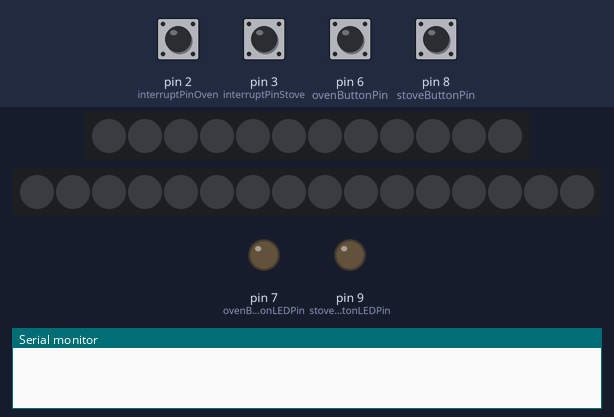
Simulated run of this sketch. Board: Arduino Uno, built with avr-gcc and run on an emulated ATmega328P. On the bench: 12 RGB LEDs in strip order, left to right, 16 RGB LEDs in strip order, left to right, output pins drawn as LEDs (lit = HIGH), the last lines printed to the serial monitor. The inputs (shaded band) are chosen by the test bench; at power-on: pin 2 (interruptPinOven), pin 3 (interruptPinStove), pin 6 (ovenButtonPin), pin 8 (stoveButtonPin) HIGH. Dim RGB values are drawn brighter than linear.

Above: at 1.2 s.
1.3 s: pin 6 (ovenButtonPin) pulled LOW for 0.15 s
2.0 s: pin 2 (interruptPinOven) pulled LOW for 0.15 s
At 2.23 s:
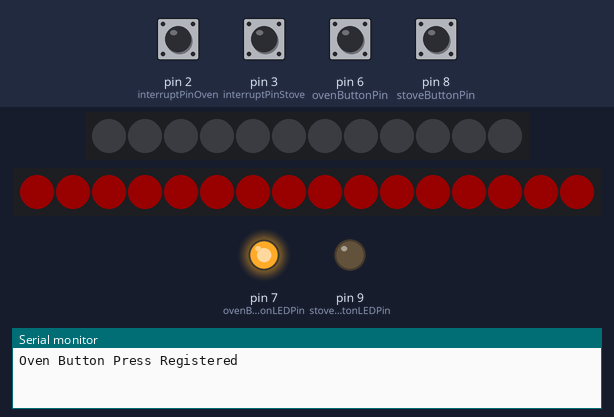
2.7 s: pin 3 (interruptPinStove) pulled LOW for 0.15 s
3.4 s: pin 2 (interruptPinOven) pulled LOW for 1 s
At 4.84 s:
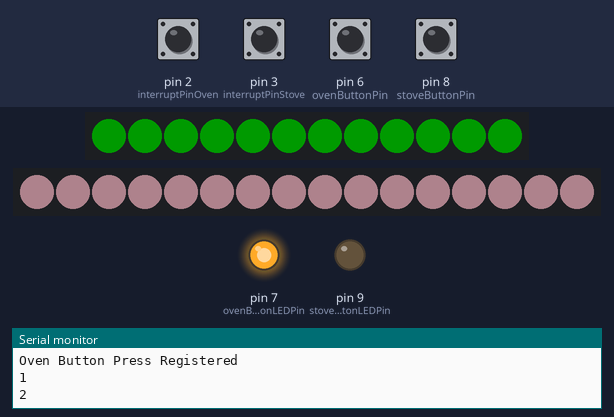
5.0 s: pin 6 (ovenButtonPin) pulled LOW for 1 s
At 5.77 s:
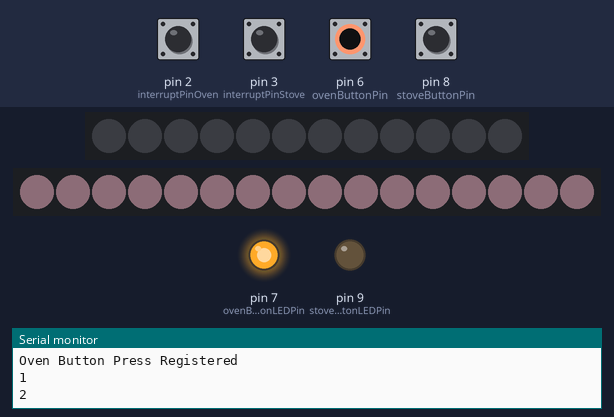
6.6 s: pin 3 (interruptPinStove) pulled LOW for 1 s
At 7.94 s:
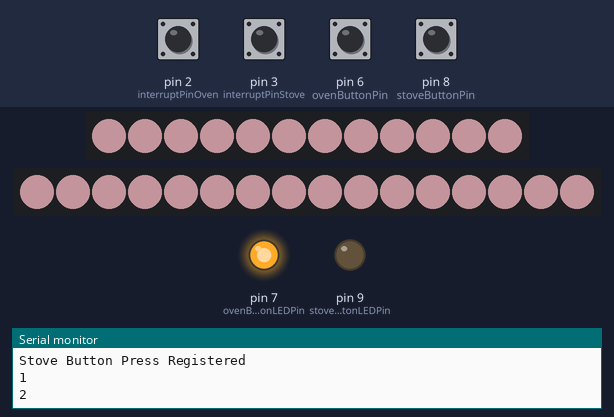
Timing chart, 0 to 9.2 s (numbered marks = the images above; inputs shaded):
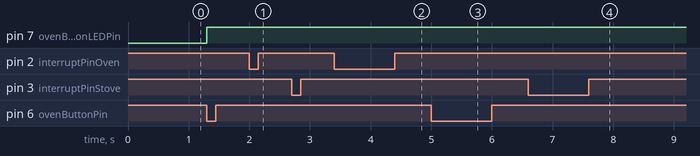

The sketch:

playKitchenCodev2.ino
```cpp
// So the code is a little janky but it works. If you want to change the colors that should be pretty easy to do.

#include "FastLED.h"

// ***** LUMENATI VARIABLES *******
//Number of LEDs
#define NUM_LEDS_STOVE 12 // stove
#define NUM_LEDS_OVEN 16 // oven

//Define our clock and data lines for the lumenati strip
#define DATA_PIN_STOVE 13
#define CLOCK_PIN_STOVE 12
#define DATA_PIN_OVEN 11
#define CLOCK_PIN_OVEN 10

#define WAIT 20
#define MAXBRIGHTNESS 100
#define MINBRIGHTNESS 10

//Create the LED array for the strip
CRGB ledsStove[NUM_LEDS_STOVE];
CRGB ledsOven[NUM_LEDS_OVEN];

// ******** Cycle Variables *********
const byte interruptPinStove = 3;
const byte interruptPinOven = 2;
int stoveButtonState = LOW;
int ovenButtonState = LOW;
int modButtonCycleStove = 0;
int modButtonCycleOven = 0;

const int maxCycles = 4; // same for both oven and stove

// Interrupt debounce variable
static unsigned long last_interrupt_time = 0;

// ************ Cool Button Variables ********
// Connect both C1: Common Pin and - LED Pin on button to GND
// Sparkfun says you don't need a resistor, already included.
const int stoveButtonPin = 8; // Connected to NO1 pin: Normally Open Pin
const int stoveButtonLEDPin = 9; // Connected to the + LED Pin
const int ovenButtonPin = 6;
const int ovenButtonLEDPin = 7;


void setup() {

  //Tell FastLED what we're using. Note "BGR" where you might normally find "RGB".
  //This is just to rearrange the order to make all the colors work right.
  FastLED.addLeds<APA102, DATA_PIN_STOVE, CLOCK_PIN_STOVE, BGR>(ledsStove, NUM_LEDS_STOVE);
  FastLED.addLeds<APA102, DATA_PIN_OVEN, CLOCK_PIN_OVEN, BGR>(ledsOven, NUM_LEDS_OVEN);

  //Set global brightness
  FastLED.setBrightness(0);

  pinMode(interruptPinStove, INPUT_PULLUP);
  pinMode(interruptPinOven, INPUT_PULLUP);
  attachInterrupt(digitalPinToInterrupt(interruptPinStove), cycleStove, RISING);
  attachInterrupt(digitalPinToInterrupt(interruptPinOven), cycleOven, RISING);

  pinMode(ovenButtonPin, INPUT_PULLUP);
  pinMode(ovenButtonLEDPin, OUTPUT);
  pinMode(stoveButtonPin, INPUT_PULLUP);
  pinMode(stoveButtonLEDPin, OUTPUT);

  Serial.begin(9600);
}

void loop() {

  stoveButtonState = digitalRead(stoveButtonPin);
  ovenButtonState = digitalRead(ovenButtonPin);

  // **** STOVE MAIN LOOP ****
  if (stoveButtonState == LOW) {
    digitalWrite(stoveButtonLEDPin, HIGH); // turn on the button LED
    if (modButtonCycleStove == 0)
    {
      glowRed(NUM_LEDS_STOVE, ledsStove);
    }
    else if (modButtonCycleStove == 1) {
      glowGreen(NUM_LEDS_STOVE, ledsStove);
    }
    else if (modButtonCycleStove == 2) {
      glowPink(NUM_LEDS_STOVE, ledsStove);
    }
    else {
      glowBlue(NUM_LEDS_STOVE, ledsStove);
    }
    //delay(WAIT);

  }
  else {
    digitalWrite(stoveButtonLEDPin, LOW);
    // turn all LEDs off
    for (int led = 0; led < NUM_LEDS_STOVE; led++) {
      ledsStove[led] = CRGB::Black;
    }
    FastLED.show();
  }

  // **** OVEN MAIN LOOP ****
  if (ovenButtonState == LOW) {
    digitalWrite(ovenButtonLEDPin, HIGH); // turn on the button LED
    if (modButtonCycleOven == 0)
    {
      glowRed(NUM_LEDS_OVEN, ledsOven);
    }
    else if (modButtonCycleOven == 1) {
      glowGreen(NUM_LEDS_OVEN, ledsOven);
    }
    else if (modButtonCycleOven == 2) {
      glowPink(NUM_LEDS_OVEN, ledsOven);
    }
    else {
      glowBlue(NUM_LEDS_OVEN, ledsOven);
    }
    //delay(WAIT);

  }
  else {
    digitalWrite(ovenButtonLEDPin, LOW);
    // turn all LEDs off
    for (int led = 0; led < NUM_LEDS_OVEN; led++) {
      ledsOven[led] = CRGB::Black;
    }
    FastLED.show();
  }

}

// ******** SUB FUNCTIONS ***************

// Interrupt function to change the "cycle" STOVE
void cycleStove() {
  unsigned long interrupt_time = millis();
  Serial.println("Stove Button Press Registered");
  if (interrupt_time - last_interrupt_time > 500)
  {
    Serial.println(modButtonCycleStove);
    if (modButtonCycleStove < maxCycles - 1) {
      modButtonCycleStove++;
    }
    else {
      modButtonCycleStove = 0;
    }
    // so it instantly changes color when pressed. Seems janky but I kinda like the flash of color even if "main" button is not depressed.
    if (modButtonCycleStove == 0)
    {
      glowRed(NUM_LEDS_STOVE, ledsStove);
    }
    else if (modButtonCycleStove == 1) {
      glowGreen(NUM_LEDS_STOVE, ledsStove);
    }
    else if (modButtonCycleStove == 2) {
      glowPink(NUM_LEDS_STOVE, ledsStove);
    }
    else {
      glowBlue(NUM_LEDS_STOVE, ledsStove);
    }
  }
  else {
    Serial.println("Multiple presses");
  }
  last_interrupt_time = interrupt_time;
  Serial.println(modButtonCycleStove); //debugging
}

// Interrupt function to change the "cycle" OVEN
void cycleOven() {
  unsigned long interrupt_time = millis();
  Serial.println("Oven Button Press Registered");
  if (interrupt_time - last_interrupt_time > 500)
  {
    Serial.println(modButtonCycleOven);
    if (modButtonCycleOven < maxCycles - 1) {
      modButtonCycleOven++;
    }
    else {
      modButtonCycleOven = 0;
    }
    if (modButtonCycleOven == 0)
    {
      glowRed(NUM_LEDS_OVEN, ledsOven);
    }
    else if (modButtonCycleOven == 1) {
      glowGreen(NUM_LEDS_OVEN, ledsOven);
    }
    else if (modButtonCycleOven == 2) {
      glowPink(NUM_LEDS_OVEN, ledsOven);
    }
    else {
      glowBlue(NUM_LEDS_OVEN, ledsOven);
    }
  }
  else {
    Serial.println("Multiple presses");
  }
  last_interrupt_time = interrupt_time;
  Serial.println(modButtonCycleOven);
}


// ***** COLOR GLOWING FUNCTIONS BELOW ********

// glow red function
void glowRed(int numLEDS, CRGB ledArray[]) {
  // turn all LEDs on
  //Set global brightness
  FastLED.setBrightness(0);

  for (int led = 0; led < numLEDS; led++) {
    ledArray[led] = CRGB::Maroon;
  }
  FastLED.show();

  // glowing UP
  for (int t = MINBRIGHTNESS; t < MAXBRIGHTNESS; t++) {
    FastLED.setBrightness(t);
    FastLED.show();
    delay(WAIT);
  }

  // glowing DOWN
  for (int t = MAXBRIGHTNESS; t > MINBRIGHTNESS; t--) {
    FastLED.setBrightness(t);
    FastLED.show();
    delay(WAIT);
  }
}

// glow pink function
void glowPink(int numLEDS, CRGB ledArray[]) {
  // turn all LEDs on
  //Set global brightness
  FastLED.setBrightness(0);

  for (int led = 0; led < numLEDS; led++) {
    ledArray[led] = CRGB::Pink;
  }
  FastLED.show();

  // glowing UP
  for (int t = MINBRIGHTNESS; t < MAXBRIGHTNESS; t++) {
    FastLED.setBrightness(t);
    FastLED.show();
    delay(WAIT);
  }

  // glowing DOWN
  for (int t = MAXBRIGHTNESS; t > MINBRIGHTNESS; t--) {
    FastLED.setBrightness(t);
    FastLED.show();
    delay(WAIT);
  }
}

// glow blue function
void glowBlue(int numLEDS, CRGB ledArray[]) {
  // turn all LEDs on
  //Set global brightness
  FastLED.setBrightness(0);

  for (int led = 0; led < numLEDS; led++) {
    ledArray[led] = CRGB::DeepSkyBlue;
  }
  FastLED.show();

  // glowing UP
  for (int t = MINBRIGHTNESS; t < MAXBRIGHTNESS; t++) {
    FastLED.setBrightness(t);
    FastLED.show();
    delay(WAIT);
  }

  // glowing DOWN
  for (int t = MAXBRIGHTNESS; t > MINBRIGHTNESS; t--) {
    FastLED.setBrightness(t);
    FastLED.show();
    delay(WAIT);
  }
}

// glow green function
void glowGreen(int numLEDS, CRGB ledArray[]) {
  // turn all LEDs on
  //Set global brightness
  FastLED.setBrightness(0);

  for (int led = 0; led < numLEDS; led++) {
    ledArray[led] = CRGB::Green;
  }
  FastLED.show();

  // glowing UP
  for (int t = MINBRIGHTNESS; t < MAXBRIGHTNESS; t++) {
    FastLED.setBrightness(t);
    FastLED.show();
    delay(WAIT);
  }

  // glowing DOWN
  for (int t = MAXBRIGHTNESS; t > MINBRIGHTNESS; t--) {
    FastLED.setBrightness(t);
    FastLED.show();
    delay(WAIT);
  }
}
```

Measured:
- after the input at 1.3 s, pin 7 (ovenButtonLEDPin): LOW → HIGH at once
- after the input at 5.0 s, pin 7 (ovenButtonLEDPin): stays HIGH (without the input it goes to LOW after 0.56 s)
- after the input at 6.6 s, the LEDs: first differ from a run without the input after 1.2 s (image 4)
